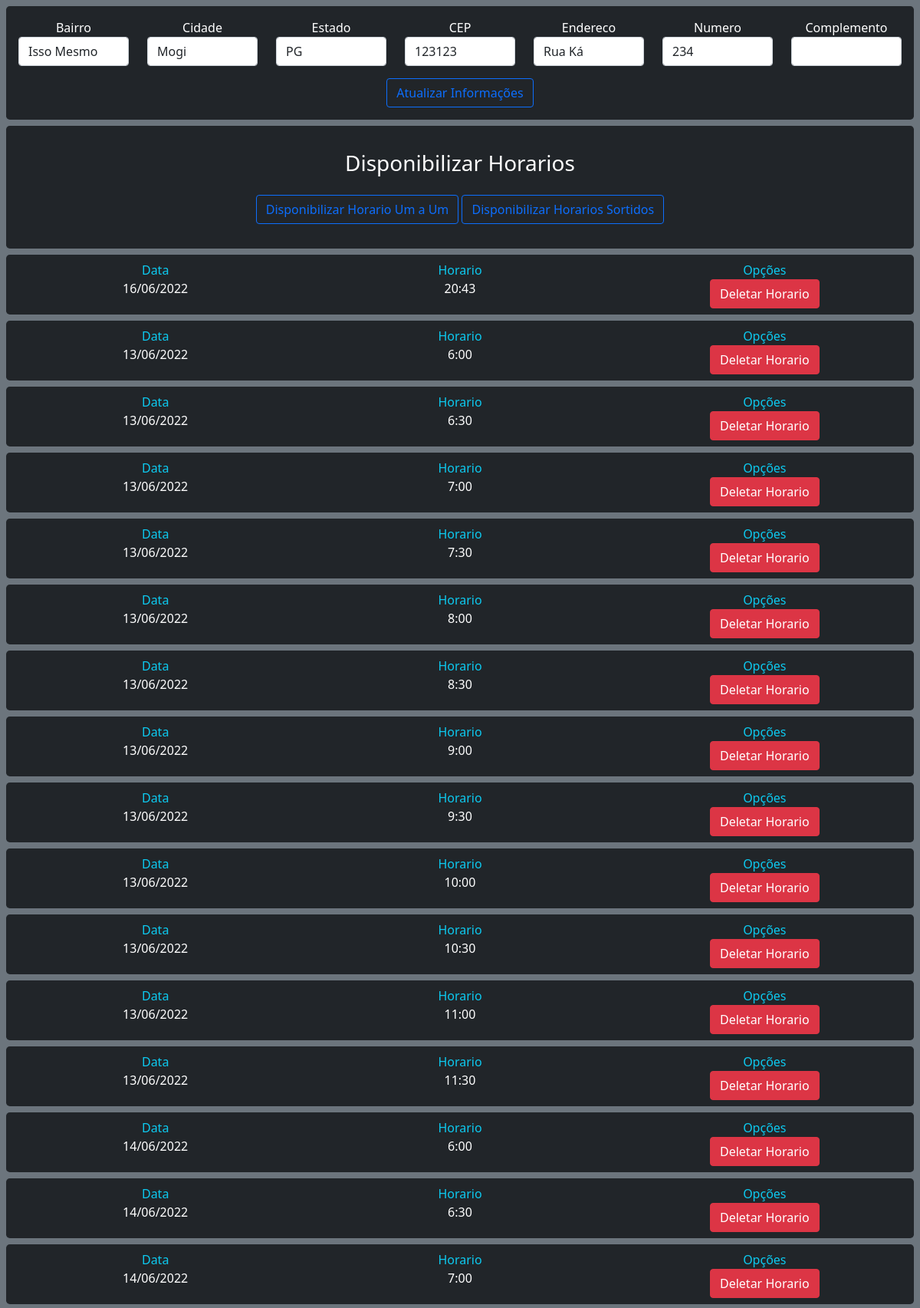
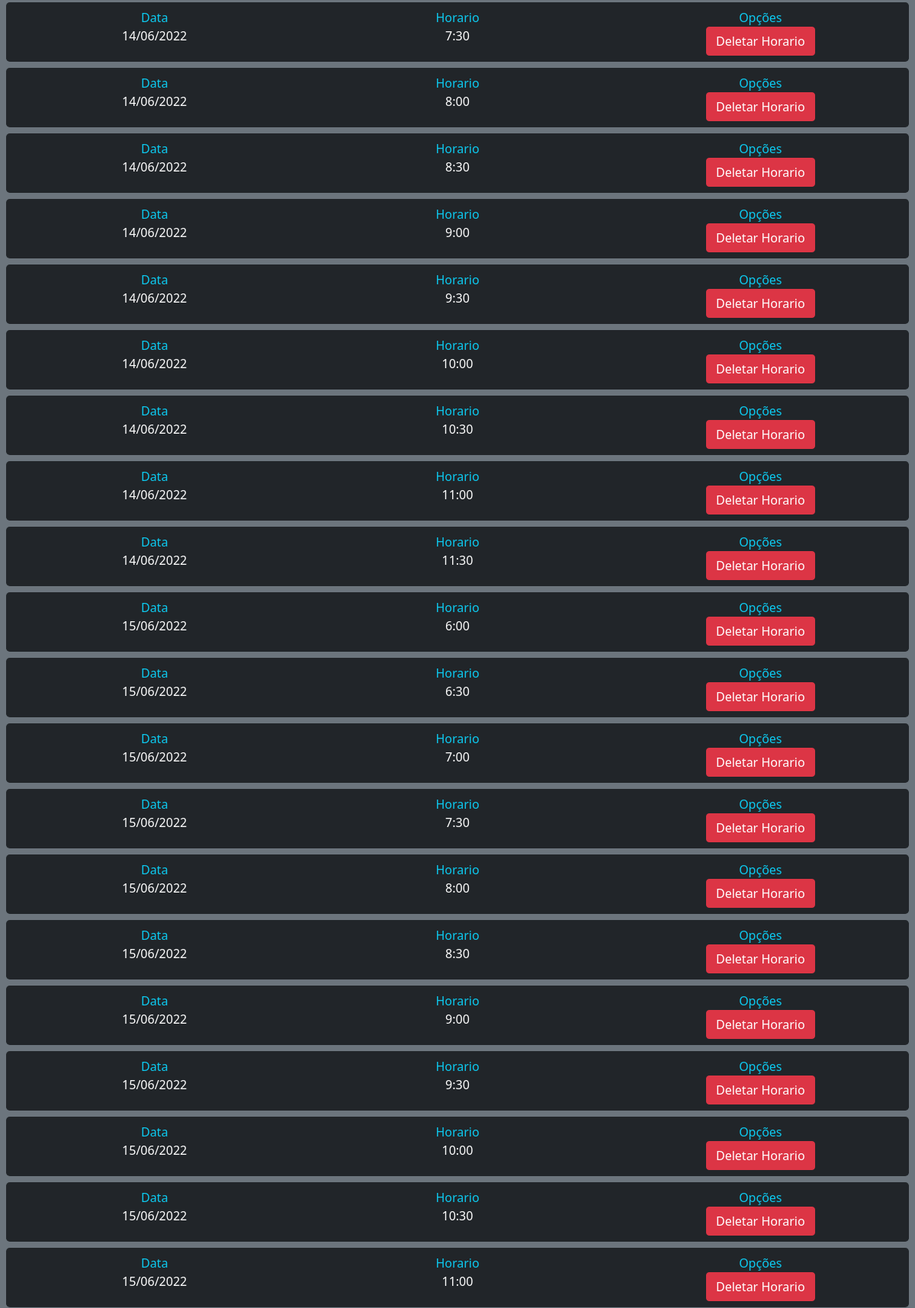
Page /view/perfilFornecedor.php (signed in, upper part) on the committed database (2 pictures, top to bottom).
### tables this page shows
CREATE TABLE `salao` (
  `documento` bigint(20) NOT NULL,
  `nome` varchar(150) DEFAULT NULL,
  `telefone` varchar(14) DEFAULT NULL,
  `celular` varchar(14) NOT NULL,
  `email` varchar(50) DEFAULT NULL,
  `cep` int(8) DEFAULT NULL,
  `endereco` varchar(150) DEFAULT NULL,
  `numero` varchar(20) DEFAULT NULL,
  `complemento` varchar(150) DEFAULT NULL,
  `bairro` varchar(50) DEFAULT NULL,
  `cidade` varchar(50) DEFAULT NULL,
  `estado` char(2) DEFAULT NULL,
  `idAgenda_salao` int(11) DEFAULT NULL,
  `senha` varchar(50) DEFAULT NULL
);

CREATE TABLE `agenda` (
  `id` int(11) NOT NULL,
  `data` varchar(10) DEFAULT NULL,
  `horario` varchar(5) DEFAULT NULL,
  `documentoCliente_agenda` bigint(20) DEFAULT NULL,
  `documentoSalao_agenda` bigint(20) DEFAULT NULL,
  `idServico_agenda` int(11) DEFAULT NULL,
  `idAgenda_estatus` int(10) DEFAULT NULL
);

### controller/formatadorData.php (called while the page is built)
<?php
class DataFormatador{
    function DataFormatar($dataInformada){
        $data = explode("-",$dataInformada);
        $dataFormatada = $data[2]."/".$data[1]."/".$data[0];
        return $dataFormatada;
    }
}
?>

### modals/agenda.php (the view, shortened to what this page needs)
<?php
include_once("../controller/formatadorData.php");
Class AgendaFornecedor{
    public function perfilEdicaoConstruct($documento){
        $CrudAgendaFornecedor = new Crud();
        $CrudAgendaFornecedor->SetBancoDeDados();
        $conexão = $CrudAgendaFornecedor->conectar();
        $query = $conexão->prepare("SELECT * FROM agenda WHERE documentoSalao_agenda =:documento");
        $query->bindParam(":documento",$documento,PDO::PARAM_INT);
        $query->execute();
        $result = $query->fetchAll();
        foreach($result as $row){
            if($row['documentoCliente_agenda'] == NULL){
                $id = $row['id'];
                $hora = $row['horario'];
                $data = $row['data'];
                $this->AgendaEdicao($id,$hora,$data);
            }
        }
    }
    public function AgendaEdicao($id,$horario,$data){
        $dataFormatador = new DataFormatador();
        $dataFormatada = $dataFormatador->DataFormatar($data);
        echo '
        <form method="POST" action="../modals/crudExe.php">
        <div class="bg-dark rounded-3 text-white text-center m-2 p-2">
            <div class="row row-cols-3 text-info">
                <div class="col">Data</div>
                <div class="col">Horario</div>
                <div class="col">Opções</div>
            </div>
            <div class="row row-cols-3">
                <input type="hidden" name="id" value="'.$id.'">
                <div class="col">'.$dataFormatada.'</div>
                <div class="col">'.$horario.'</div>
                <div class="col"><input type="submit" class="btn btn-danger" name="exe" value="Deletar Horario"/></div>
            </div>
        </div>
        </form>
        ';
    }
}
?>

### view/perfilFornecedor.php (shortened to what this page needs)
<!DOCTYPE html>
<html lang="en">
<head>
    <link href="https://cdn.jsdelivr.net/npm/bootstrap@5.1.3/dist/css/bootstrap.min.css" rel="stylesheet">
</head>
<body class="bg-secondary">
<?php
    include("../modals/agenda.php");
    $Crud = new Crud();
    $Crud->SetBancoDeDados();
    $conexão = $Crud->conectar();
    $query = $conexão->prepare("SELECT * FROM salao WHERE documento =:documento");
    $query->bindParam(":documento",$_SESSION['documento'],PDO::PARAM_INT);
    $query->execute();
    $row = $query->fetch(PDO::FETCH_ASSOC);
?>
<main class="text-center form-signin bg-dark p-md-3 m-md-2 text-white rounded-3">
    <form method="POST" action="../modals/crudExe.php">
            <div class="row justify-content-between">
                <div class="col-lg">
                    <label>Bairro</label>
                    <input type="text" name="bairro" class="form-control mb-3" value="<?php echo $row['bairro'];?>" required>
                </div>
                <div class="col">
                <label>Cidade</label>
                    <input type="text" name="cidade" class="form-control mb-3" value="<?php echo $row['cidade'];?>" required>
                </div>
                <div class="col">
                <label>Estado</label>
                    <input type="text" name="estado" class="form-control mb-3" value="<?php echo $row['estado'];?>" required>
                </div>
                <div class="col-lg">
                <label>CEP</label>
                    <input type="text" name="cep" class="form-control mb-3" value="<?php echo $row['cep'];?>" required>
                </div>
                <div class="col">
                <label>Endereco</label>
                    <input type="text" name="endereco" class="form-control mb-3" value="<?php echo $row['endereco'];?>" required>
                </div>
                <div class="col">
                <label>Numero</label>
                    <input type="text" name="numero" class="form-control mb-3" value="<?php echo $row['numero'];?>" required>
                </div>
                <div class="col-lg">
                <label>Complemento</label>
                    <input type="text" name="complemento" value="<?php echo $row['complemento'];?>" class="form-control mb-3">
                </div>
            </div>
            <input type="submit" class="btn btn-outline-primary" name="exe" value="Atualizar Informações"/>
    </form>
</main>
<main class="text-center bg-dark p-md-3 m-md-2 text-white rounded-3">
    <p>
        <h3>Disponibilizar Horarios</h3>
  <button class="mt-3 btn btn-outline-primary" type="button" data-bs-toggle="collapse" data-bs-target="#UmAUm" aria-expanded="false" aria-controls="collapseExample">
    Disponibilizar Horario Um a Um
  </button>
  <button class="mt-3 btn btn-outline-primary" type="button" data-bs-toggle="collapse" data-bs-target="#Sortido" aria-expanded="false" aria-controls="collapseExample">
    Disponibilizar Horarios Sortidos
  </button>
</p>
</main>
<div>
    <?php
        $agenda = new AgendaFornecedor();
        $agenda->perfilEdicaoConstruct($_SESSION['documento']);
    ?>
</div>
</body>
</html>

### rows in the picture
salao: bairro "Isso Mesmo", cidade "Mogi", estado "PG", cep "123123", endereco "Rua Ká", numero "234"
agenda: data "16/06/2022", horario "20:43"
agenda: data "13/06/2022", horario "6:00"
agenda: data "13/06/2022", horario "6:30"
agenda: data "13/06/2022", horario "7:00"
agenda: data "13/06/2022", horario "7:30"
agenda: data "13/06/2022", horario "8:00"
agenda: data "13/06/2022", horario "8:30"
agenda: data "13/06/2022", horario "9:00"
agenda: data "13/06/2022", horario "9:30"
agenda: data "13/06/2022", horario "10:00"
agenda: data "13/06/2022", horario "10:30"
agenda: data "13/06/2022", horario "11:00"
agenda: data "13/06/2022", horario "11:30"
agenda: data "14/06/2022", horario "6:00"
agenda: data "14/06/2022", horario "6:30"
agenda: data "14/06/2022", horario "7:00"
agenda: data "14/06/2022", horario "7:30"
agenda: data "14/06/2022", horario "8:00"
agenda: data "14/06/2022", horario "8:30"
agenda: data "14/06/2022", horario "9:00"
agenda: data "14/06/2022", horario "9:30"
agenda: data "14/06/2022", horario "10:00"
agenda: data "14/06/2022", horario "10:30"
agenda: data "14/06/2022", horario "11:00"
agenda: data "14/06/2022", horario "11:30"
agenda: data "15/06/2022", horario "6:00"
agenda: data "15/06/2022", horario "6:30"
agenda: data "15/06/2022", horario "7:00"
agenda: data "15/06/2022", horario "7:30"
agenda: data "15/06/2022", horario "8:00"
agenda: data "15/06/2022", horario "8:30"
agenda: data "15/06/2022", horario "9:00"
agenda: data "15/06/2022", horario "9:30"
agenda: data "15/06/2022", horario "10:00"
agenda: data "15/06/2022", horario "10:30"
agenda: data "15/06/2022", horario "11:00"
